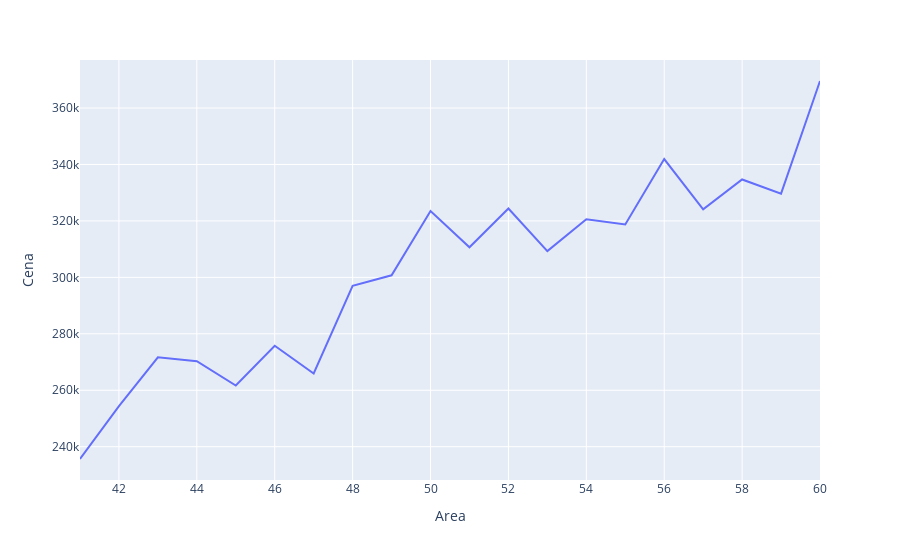

Notebook code for this chart:
### Code cell
from data import calc_avg_price_per_area

avg_price_per_area = calc_avg_price_per_area(data)
fig = go.Figure(data=px.line(avg_price_per_area, x="Area", y="Cena"))
fig.show()

### Figure 1 — Plotly figure (JSON) as saved in the notebook; plotly's stock layout.template omitted (floating-point values rounded to 4 significant figures)
{"data": [{"hovertemplate": "Area=%{x}<br>Cena=%{y}<extra></extra>", "legendgroup": "", "line": {"color": "#636efa", "dash": "solid"}, "mode": "lines", "name": "", "orientation": "v", "showlegend": false, "type": "scatter", "x": [41, 42, 43, 44, 45, 46, 47, 48, 49, 50, 51, 52, 53, 54, 55, 56, 57, 58, 59, 60], "xaxis": "x", "y": [235600.0, 254400.0, 271700.0, 270300.0, 261700.0, 275800.0, 266000.0, 297000.0, 300700.0, 323500.0, 310700.0, 324400.0, 309300.0, 320600.0, 318700.0, 341900.0, 324100.0, 334700.0, 329700.0, 369600.0], "yaxis": "y"}], "layout": {"legend": {"tracegroupgap": 0}, "margin": {"t": 60}, "xaxis": {"anchor": "y", "domain": [0, 1], "title": {"text": "Area"}}, "yaxis": {"anchor": "x", "domain": [0, 1], "title": {"text": "Cena"}}}}
